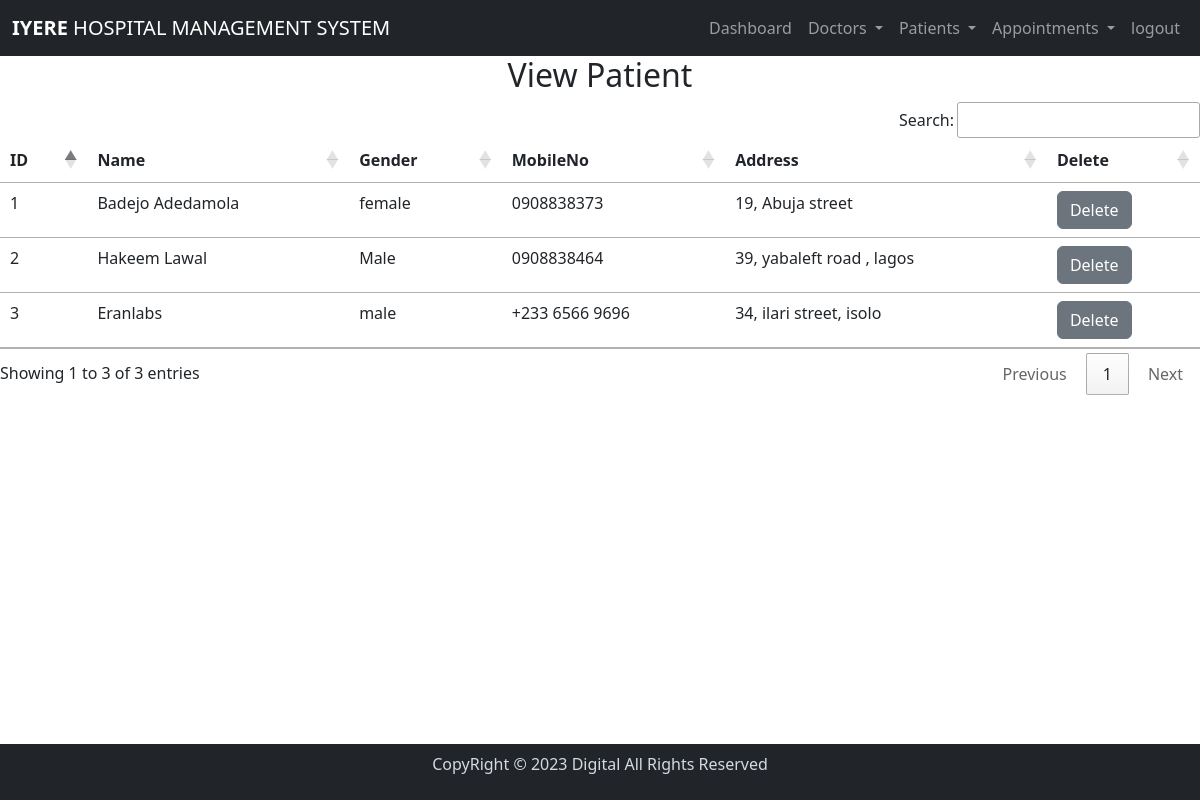
Before: /view_patient/ (signed in) with the older database file.
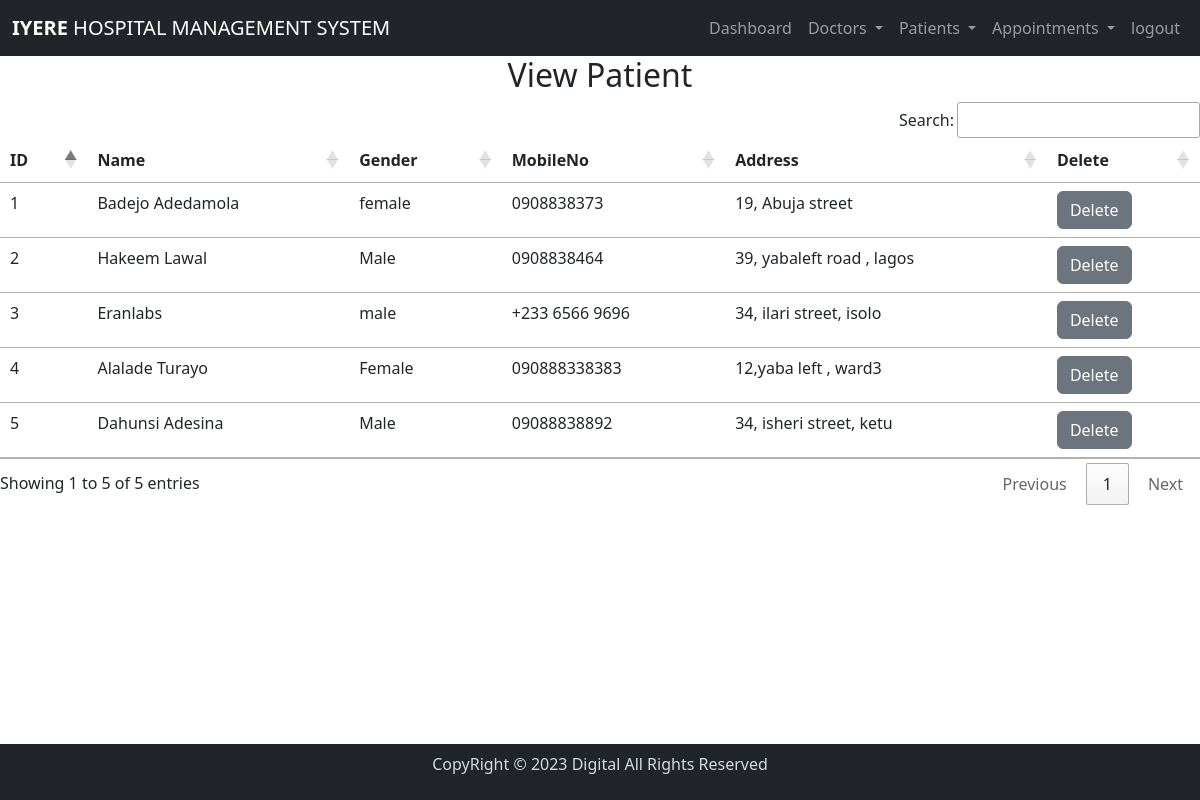
After: the same page with the newer database file.
### hospital_mngt/models.py (models this page shows, shortened)
class Patient(models.Model):
    pname = models.CharField(max_length=45)
    pgender = models.CharField(max_length=7, default="")
    pmobile_no = models.CharField(max_length=11, null=True, blank=True)
    paddress = models.TextField()

### hospital_mngt/views.py (the view)
# urls.py: path('view_patient/', View_Patient, name='view_patient'),
def View_Patient(request):
    if not request.user.is_staff:
        return redirect('login')
    pat = Patient.objects.all()
    d ={'pat': pat }
    return render(request, 'view_patient.html', d)

### hmsProject/templates/view_patient.html
{% load static %}
{% include 'index.html' %}
{% include 'navigation.html' %}
{% block content %}
<div>
    <h2 class="text-center">View Patient</h2>
    <table id="example" class="table table-hover">
        <thead>
            <tr>
                <th>ID</th>
                <th>Name</th>
                <th>Gender</th>
                <th>MobileNo</th>
                <th>Address</th>
                <th>Delete</th>
            </tr>
        </thead>
        <tbody>
            {% for i in pat %}
            <tr>
                <td>{{i.id}}</td>
                <td>{{i.pname}}</td>
                <td>{{i.pgender}}</td>
                <td>{{i.pmobile_no}}</td>
                <td>{{i.paddress}}</td>
                <td><a href="{% url 'delete_patient' i.id %}" onclick="return confirm('Are you sure you want to Delete? ')" class="btn btn-secondary">Delete</a></td>
            </tr>
            {% endfor %}
        </tbody>
    </table>
</div>
{% endblock content %}
{% include 'footer.html' %}

### hmsProject/templates/index.html (shortened to what this page needs)
{% load static %}
<!DOCTYPE html>
<html lang="en">
<head>
    <link href="https://cdn.jsdelivr.net/npm/bootstrap@5.3.0/dist/css/bootstrap.min.css" rel="stylesheet">
    <link rel="stylesheet" href="https://use.fontawesome.com/releases/v5.7.0/css/all.css">
    <link rel="stylesheet" type="text/css" href="{% static 'css/mystyles.css' %}">
    <link rel="stylesheet" href="https://cdn.datatables.net/1.13.6/css/jquery.dataTables.min.css" />
</head>
<body>
</body>
</html>

### hmsProject/templates/navigation.html (shortened to what this page needs)
<nav class="navbar navbar-expand-lg navbar-dark bg-dark">
  <div class="container-fluid">
    <a class="navbar-brand" href="#"><strong>IYERE</strong>   HOSPITAL MANAGEMENT SYSTEM</a>
    <div class="collapse navbar-collapse justify-content-end" id="navbarSupportedContent">
      <ul class="navbar-nav ml-auto">
        {% if request.user.is_staff %}
        <li class="nav-item">
          <a class="nav-link" href="{% url 'dashboard' %}" >Dashboard</a>
        </li>
        <li class="nav-item dropdown">
          <a class="nav-link dropdown-toggle" href="#" role="button" data-bs-toggle="dropdown" aria-expanded="false">
            Doctors
          </a>
        </li>
        <li class="nav-item dropdown">
          <a class="nav-link dropdown-toggle" href="#" role="button" data-bs-toggle="dropdown" aria-expanded="false">
            Patients
          </a>
        </li>
        <li class="nav-item dropdown">
          <a class="nav-link dropdown-toggle" href="#" role="button" data-bs-toggle="dropdown" aria-expanded="false">
            Appointments
          </a>
        </li>
          <li class="nav-item">
            <a class="nav-link" href="{% url 'logout' %}" >logout</a></li>
        {% endif %}
      </ul>
    </div>
  </div>
</nav>

### hmsProject/templates/footer.html
<nav class="navbar navbar-expand-sm bg-dark navbar-dark fixed-bottom justify-content-center">
    <div class="footer-bottom text-center" >
        <div class="container">
            <div class="row">
                <div class="col-sm-12 text-center ">
                    <div class="copyright-text" >
                        <p style="color: rgb(212, 218, 224);">CopyRight © 2023 Digital All Rights Reserved</p>
                    </div>
                </div>
            </div>
    </div>
  </nav>

Changed rows visible on the page:
added Patient: id "4", pname "Alalade Turayo", pgender "Female", pmobile_no "090888338383", paddress "12,yaba left , ward3"
added Patient: id "5", pname "Dahunsi Adesina", pgender "Male", pmobile_no "09088838892", paddress "34, isheri street, ketu"
Other visible differences:
text written by a page script: "Search: Showing 1 to 3 of 3 entries Previous 1 Next" → "Search: Showing 1 to 5 of 5 entries Previous 1 Next"
